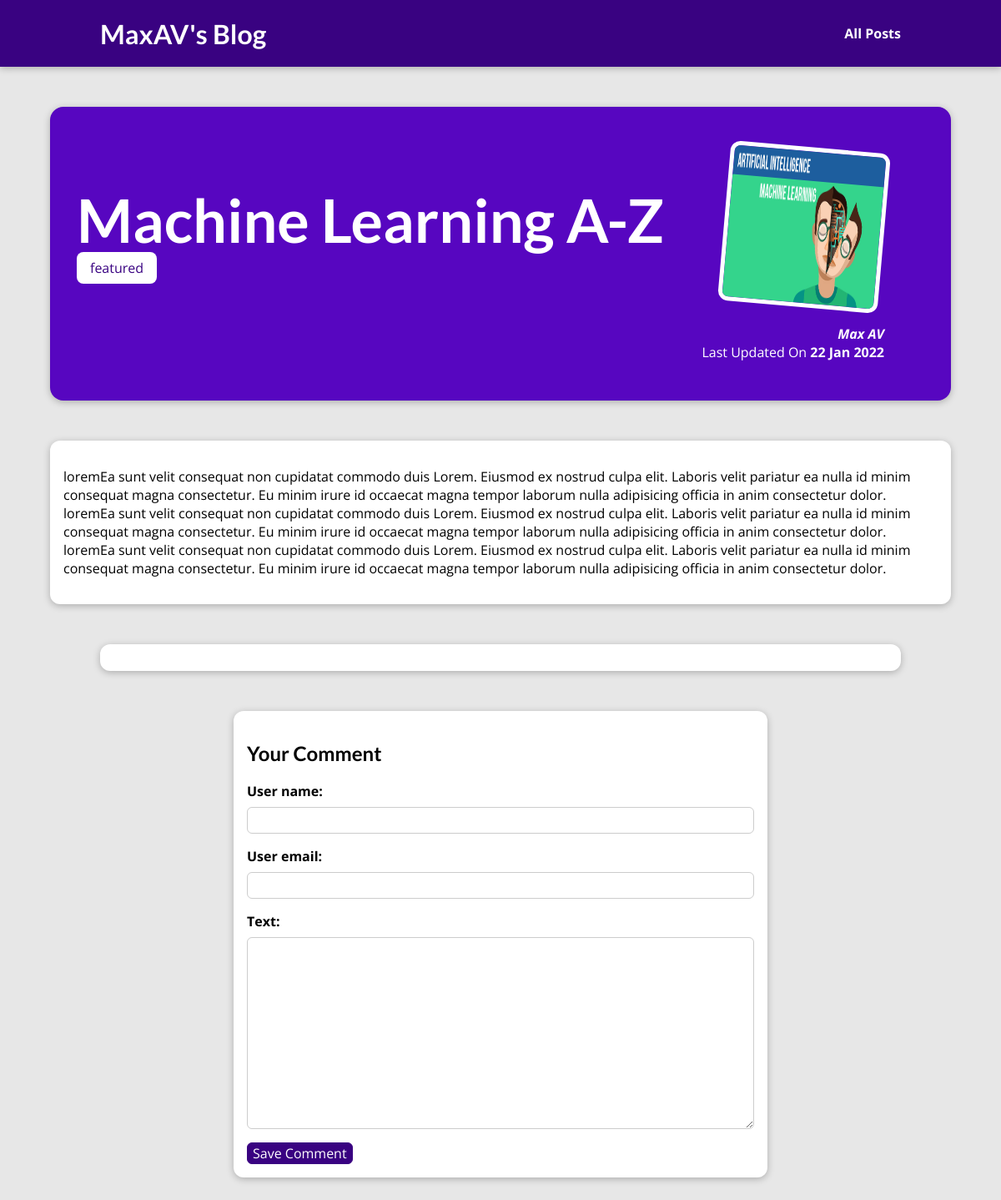
Page /posts/machine-learning-a-z on the committed database.
### blog/models.py (models this page shows, shortened)
class Post(models.Model):
    title = models.CharField(max_length=150)
    excerpt = models.CharField(max_length=200)
    image = models.ImageField(upload_to="posts", null=True)
    date = models.DateField(auto_now=True)
    slug = models.SlugField(unique=True, db_index=True)
    content = models.TextField(validators=[MinLengthValidator(10)])
    author = models.ForeignKey(
        Author, on_delete=models.SET_NULL, null=True, related_name='posts')
    tags = models.ManyToManyField(Tag)

class Tag(models.Model):
    caption = models.CharField(max_length=20)

class Author(models.Model):
    first_name = models.CharField(max_length=100)
    last_name = models.CharField(max_length=100)
    email = models.EmailField()
    def __str__(self):
        return self.first_name + " " + self.last_name

### blog/views.py (the view, shortened to what this page needs)
# urls.py: path("posts/<slug:slug>", views.SinglePostView.as_view(),
class SinglePostView(View):
    def get(self, request, slug):
        post = Post.objects.get(slug=slug)
        context = {
            "post": post,
            "post_tags": post.tags.all(),
            "comment_form": CommentForm(),
            "comments": post.comments.all().order_by("-id")
        }
        return render(request, "blog/post-detail.html", context)

### blog/forms.py
class CommentForm(forms.ModelForm):
    class Meta:
        model = Comment
        exclude = ["post"]
        label = {"user_name": "Your Name",
                 "user_email": "Your Email",
                 "text": "Your Comment"
                 }

### blog/templates/blog/post-detail.html (shortened to what this page needs)
{% extends 'base.html' %}
{% load static %}
{% block css_files %}
<link rel='stylesheet' href={% static 'blog/post-detail.css' %} />
{% endblock %}
{% block content %}
<section id='summary'>
    <h2>{{ post.title }}</h2>
    <div>
        {% for tag in post_tags %}
            <span class="tag">{{ tag.caption }}</span>
        {% endfor %}
    </div>
    <article>
        <img src={{ post.image.url }} alt='Post Title' />
        <address><a href=mailto:{{ post.author.email_address }}>{{ post.author }}</a></address>
        <div>
            Last Updated On <time>{{post.date|date:"d M Y"}}</time>
        </div>
    </article>
</section>
<main>
    {{ post.content|linebreaks }}
</main>
<section id='comments'>
</section>
<section id="comment-form">
    <h2>Your Comment</h2>
    <form action="{% url 'post-detail-page' post.slug %}" method="post">
        {% for form_field in comment_form %}
            <div class="form_control {% if form_field.errors %}invalid{% endif %}">
                {{ form_field.label_tag }}
                {{ form_field }}
            </div>
        {% endfor %}
        <button> Save Comment </button>
    </form>
</section>
{% endblock %}

### static/app.css (style rules this page uses)
* { box-sizing: border-box; }
html { font-family: 'Open Sans', 'Lato', sans-serif; }
body { margin: 0; }
h1, h2, h3 { font-family: 'Lato', sans-serif; font-weight: bold; }

### blog/static/blog/post-detail.css (style rules this page uses)
body { background-color: #e7e7e7; }
#summary { margin: 8rem auto 3rem auto; padding: 2rem; width: 90%; max-width: 90rem; border-radius: 16px; background-color: #5706c0; position: relative; box-shadow: 0 2px 8px rgba(0, 0, 0, 0.25); height: 22rem; }
#summary h2 { color: white; font-size: 4.5rem; margin-bottom: 0.25rem; }
#summary article { position: absolute; top: 2rem; right: 3rem; padding: 1rem 2rem; border-radius: 12px; text-align: right; color: white; }
#summary article img { width: 12rem; height: 12rem; border-radius: 12px; transform: rotateZ(5deg); border: 5px solid white; margin-bottom: 1rem; }
#summary address { font-weight: bold; }
#summary a { color: white; text-decoration: none; }
#summary time { font-weight: bold; }
main { width: 90%; max-width: 90rem; margin: 3rem auto; background-color: white; padding: 1rem; border-radius: 12px; box-shadow: 0 2px 8px rgba(0, 0, 0, 0.25); }
.tag { background-color: white; color: #390281; padding: 0.5rem 1rem; border-radius: 8px; }
#comment-form { margin: 3rem auto; width: 90%; max-width: 40rem; border-radius: 12px; background-color: white; box-shadow: 0 2px 8px rgba(0, 0, 0, 0.25); padding: 1rem; }
#comment-form button { font: inherit; background-color: #390281; color: white; border: 1px solid #390281; padding: 0.5rem, 1.5rem; border-radius: 6px; cursor: pointer; }
.form_control { margin-bottom: 1rem; }
.form_control label { font-weight: bold; margin-bottom: 0.5rem; display: block; }
.form_control input, .form_control textarea { display: block; width: 100%; font: inherit; padding: 0.25rem; border-radius: 6px; border: 1px solid #ccc; }
#comments { margin: 3rem auto; width: 90%; max-width: 60rem; border-radius: 12px; background-color: white; box-shadow: 0 2px 8px rgba(0, 0, 0, 0.25); padding: 1rem 2rem; }

### rows in the picture
Post: title "Machine Learning A-Z", image (picture), author "Max AV", date "22 Jan 2022", content "loremEa sunt velit consequat non cupidatat commodo duis Lorem. Eiusmod ex nostrud culpa elit. Laboris velit pariatur ea nulla id minim consequat magna consectetur. Eu minim irure id occaecat magna tempor laborum nulla adipisicing officia in anim consectetur dolor. loremEa sunt velit consequat non cupidatat commodo duis Lorem. Eiusmod ex nostrud culpa elit. Laboris velit pariatur ea nulla id minim consequat magna consectetur. Eu minim irure id occaecat magna tempor laborum nulla adipisicing officia in anim consectetur dolor. loremEa sunt velit consequat non cupidatat commodo duis Lorem. Eiusmod ex nostrud culpa elit. Laboris velit pariatur ea nulla id minim consequat magna consectetur. Eu…"
Tag: caption "featured"
